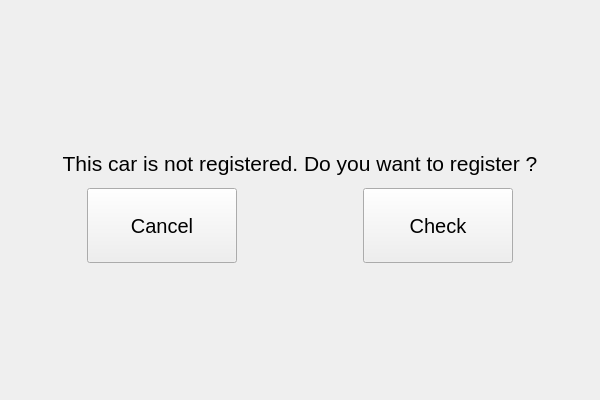
<?xml version="1.0" encoding="UTF-8"?>
<ui version="4.0">
 <class>RegistrationCar</class>
 <widget class="QWidget" name="RegistrationCar">
  <property name="geometry">
   <rect>
    <x>0</x>
    <y>0</y>
    <width>600</width>
    <height>400</height>
   </rect>
  </property>
  <property name="windowTitle">
   <string>Form</string>
  </property>
  <layout class="QVBoxLayout" name="verticalLayout_4">
   <item>
    <layout class="QVBoxLayout" name="verticalLayout" stretch="0,2,5,0">
     <property name="spacing">
      <number>0</number>
     </property>
     <item>
      <layout class="QVBoxLayout" name="verticalLayout_3">
       <item>
        <spacer name="verticalSpacer_2">
         <property name="orientation">
          <enum>Qt::Vertical</enum>
         </property>
         <property name="sizeHint" stdset="0">
          <size>
           <width>20</width>
           <height>100</height>
          </size>
         </property>
        </spacer>
       </item>
      </layout>
     </item>
     <item>
      <layout class="QHBoxLayout" name="horizontalLayout_2">
       <item>
        <widget class="QLabel" name="register_label">
         <property name="enabled">
          <bool>true</bool>
         </property>
         <property name="maximumSize">
          <size>
           <width>16777215</width>
           <height>50</height>
          </size>
         </property>
         <property name="font">
          <font>
           <pointsize>16</pointsize>
          </font>
         </property>
         <property name="text">
          <string>This car is not registered. Do you want to register ?</string>
         </property>
         <property name="alignment">
          <set>Qt::AlignCenter</set>
         </property>
        </widget>
       </item>
      </layout>
     </item>
     <item>
      <layout class="QHBoxLayout" name="horizontalLayout" stretch="5,5">
       <property name="spacing">
        <number>50</number>
       </property>
       <item>
        <widget class="QPushButton" name="cancel_button">
         <property name="sizePolicy">
          <sizepolicy hsizetype="Maximum" vsizetype="Fixed">
           <horstretch>0</horstretch>
           <verstretch>0</verstretch>
          </sizepolicy>
         </property>
         <property name="minimumSize">
          <size>
           <width>20</width>
           <height>0</height>
          </size>
         </property>
         <property name="maximumSize">
          <size>
           <width>150</width>
           <height>75</height>
          </size>
         </property>
         <property name="font">
          <font>
           <pointsize>15</pointsize>
          </font>
         </property>
         <property name="text">
          <string>Cancel</string>
         </property>
        </widget>
       </item>
       <item>
        <widget class="QPushButton" name="check_button">
         <property name="sizePolicy">
          <sizepolicy hsizetype="Expanding" vsizetype="Expanding">
           <horstretch>0</horstretch>
           <verstretch>0</verstretch>
          </sizepolicy>
         </property>
         <property name="minimumSize">
          <size>
           <width>20</width>
           <height>0</height>
          </size>
         </property>
         <property name="maximumSize">
          <size>
           <width>150</width>
           <height>75</height>
          </size>
         </property>
         <property name="font">
          <font>
           <pointsize>15</pointsize>
          </font>
         </property>
         <property name="text">
          <string>Check</string>
         </property>
        </widget>
       </item>
      </layout>
     </item>
     <item>
      <layout class="QVBoxLayout" name="verticalLayout_2">
       <item>
        <spacer name="verticalSpacer">
         <property name="orientation">
          <enum>Qt::Vertical</enum>
         </property>
         <property name="sizeHint" stdset="0">
          <size>
           <width>20</width>
           <height>90</height>
          </size>
         </property>
        </spacer>
       </item>
      </layout>
     </item>
    </layout>
   </item>
  </layout>
 </widget>
 <resources/>
 <connections/>
</ui>
